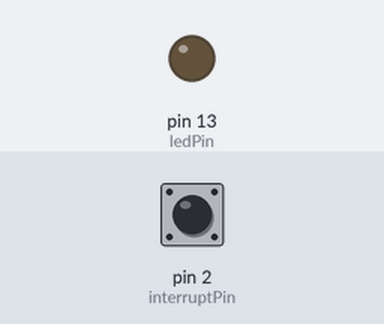
Recording of a sketch running on a simulated Arduino Uno, built with avr-gcc and run on an emulated ATmega328P. Shown: output pins drawn as LEDs (lit = HIGH). The inputs (shaded band) are chosen by the test bench; at power-on: pin 2 (interruptPin) HIGH. What the sketch prints to the serial monitor is not drawn.

Above: at 1.2 s.
1.3 s: pin 2 (interruptPin) pulled LOW for 0.15 s
At 1.37 s:
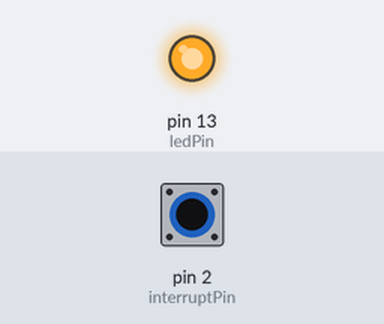
2.9 s: pin 2 (interruptPin) pulled LOW for 3.2 s
At 7.1 s:
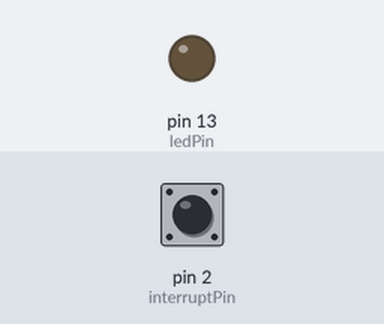
Timing chart, 0 to 8.6 s (numbered marks = the images above; inputs shaded):
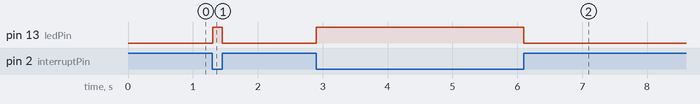

The sketch:

ButtonInterrupt.ino
```cpp
/*
  Button

  Turns on and off a light emitting diode(LED) connected to digital pin 13,
  when pressing a pushbutton attached to pin 2.

  The circuit:
  - LED attached from pin 13 to ground
  - pushbutton attached to pin 2 from +5V
  - 10K resistor attached to pin 2 from ground

  - Note: on most Arduinos there is already an LED on the board
    attached to pin 13.
*/

// constants won't change. They're used here to set pin numbers:
const int ledPin =  13;      // the number of the LED pin
const byte interruptPin = 2;  // the number of the pushbutton pin
volatile byte state = LOW;

// variables will change:
int buttonState = 0;         // variable for reading the pushbutton status

void setup() {
  // initialize the LED pin as an output:
  pinMode(ledPin, OUTPUT);
  // initialize the pushbutton pin as an interruptPin:
  pinMode(interruptPin, INPUT_PULLUP);
  attachInterrupt(digitalPinToInterrupt(interruptPin), blink, CHANGE);

  Serial.begin(9600);
}

void loop() {
  digitalWrite(ledPin, state);
  Serial.println(state);
}

void blink() {
  state = !state;
}
```

Measured:
- after the input at 1.3 s, pin 13 (ledPin): LOW → HIGH at once, → LOW 0.15 s later
- after the input at 2.9 s, pin 13 (ledPin): LOW → HIGH at once, → LOW 3.2 s later
